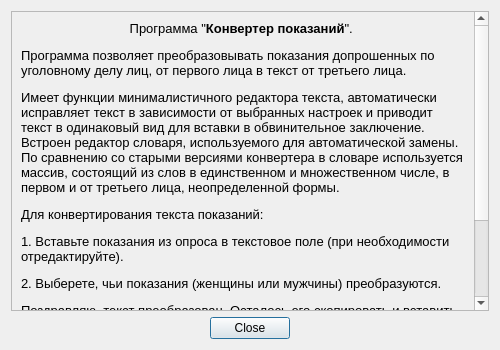
<?xml version="1.0" encoding="UTF-8"?>
<ui version="4.0">
 <class>AboutApp</class>
 <widget class="QDialog" name="AboutApp">
  <property name="geometry">
   <rect>
    <x>0</x>
    <y>0</y>
    <width>500</width>
    <height>350</height>
   </rect>
  </property>
  <property name="sizePolicy">
   <sizepolicy hsizetype="Fixed" vsizetype="Fixed">
    <horstretch>0</horstretch>
    <verstretch>0</verstretch>
   </sizepolicy>
  </property>
  <property name="minimumSize">
   <size>
    <width>500</width>
    <height>350</height>
   </size>
  </property>
  <property name="maximumSize">
   <size>
    <width>500</width>
    <height>350</height>
   </size>
  </property>
  <property name="windowTitle">
   <string>О программе.</string>
  </property>
  <property name="windowIcon">
   <iconset resource="res.qrc">
    <normaloff>:/ico/icons/conver_ico_0.png</normaloff>:/ico/icons/conver_ico_0.png</iconset>
  </property>
  <layout class="QVBoxLayout" name="verticalLayout_2">
   <item>
    <widget class="QScrollArea" name="scrollArea">
     <property name="widgetResizable">
      <bool>true</bool>
     </property>
     <widget class="QWidget" name="scrollAreaWidgetContents">
      <property name="geometry">
       <rect>
        <x>0</x>
        <y>0</y>
        <width>463</width>
        <height>454</height>
       </rect>
      </property>
      <layout class="QVBoxLayout" name="verticalLayout">
       <item alignment="Qt::AlignTop">
        <widget class="QLabel" name="lbl_about">
         <property name="font">
          <font>
           <family>Segoe UI</family>
           <pointsize>10</pointsize>
           <stylestrategy>PreferAntialias</stylestrategy>
          </font>
         </property>
         <property name="frameShape">
          <enum>QFrame::NoFrame</enum>
         </property>
         <property name="text">
          <string>&lt;html&gt;&lt;head/&gt;&lt;body&gt;&lt;p align=&quot;center&quot;&gt;Программа &amp;quot;&lt;span style=&quot; font-weight:600;&quot;&gt;Конвертер показаний&lt;/span&gt;&amp;quot;. &lt;/p&gt;&lt;p&gt;Программа позволяет преобразовывать показания допрошенных по уголовному делу лиц, от первого лица в текст от третьего лица. &lt;/p&gt;&lt;p&gt;Имеет функции минималистичного редактора текста, автоматически исправляет текст в зависимости от выбранных настроек и приводит текст в одинаковый вид для вставки в обвинительное заключение. Встроен редактор словаря, используемого для автоматической замены. По сравнению со старыми версиями конвертера в словаре используется массив, состоящий из слов в единственном и множественном числе, в первом и от третьего лица, неопределенной формы. &lt;/p&gt;&lt;p&gt;Для конвертирования текста показаний: &lt;/p&gt;&lt;p&gt;1. Вставьте показания из опроса в текстовое поле (при необходимости отредактируйте). &lt;/p&gt;&lt;p&gt;2. Выберете, чьи показания (женщины или мужчины) преобразуются. &lt;/p&gt;&lt;p&gt;Поздравляю, текст преобразован. Осталось его скопировать и вставить, куда необходимо. (если включена настройка, то текст сразу скопируется в буфер обмена при преобразовании) &lt;/p&gt;&lt;p&gt;Предложения по улучшению или дополнению функционала присылайте на почту andmoni@yandex.ru &lt;/p&gt;&lt;p align=&quot;right&quot;&gt;С уважением, Андрей. &lt;/p&gt;&lt;/body&gt;&lt;/html&gt;</string>
         </property>
         <property name="alignment">
          <set>Qt::AlignLeading|Qt::AlignLeft|Qt::AlignTop</set>
         </property>
         <property name="wordWrap">
          <bool>true</bool>
         </property>
        </widget>
       </item>
      </layout>
     </widget>
    </widget>
   </item>
   <item>
    <widget class="QDialogButtonBox" name="btn_box">
     <property name="standardButtons">
      <set>QDialogButtonBox::Close</set>
     </property>
     <property name="centerButtons">
      <bool>true</bool>
     </property>
    </widget>
   </item>
  </layout>
 </widget>
 <resources>
  <include location="res.qrc"/>
 </resources>
 <connections>
  <connection>
   <sender>btn_box</sender>
   <signal>rejected()</signal>
   <receiver>AboutApp</receiver>
   <slot>reject()</slot>
   <hints>
    <hint type="sourcelabel">
     <x>253</x>
     <y>329</y>
    </hint>
    <hint type="destinationlabel">
     <x>234</x>
     <y>316</y>
    </hint>
   </hints>
  </connection>
 </connections>
</ui>
